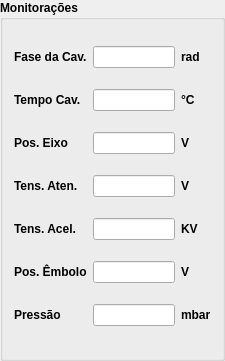
                    <widget class="QGroupBox" name="groupBox_11">
                     <property name="minimumSize">
                      <size>
                       <width>225</width>
                       <height>361</height>
                      </size>
                     </property>
                     <property name="maximumSize">
                      <size>
                       <width>225</width>
                       <height>361</height>
                      </size>
                     </property>
                     <property name="font">
                      <font>
                       <weight>75</weight>
                       <bold>true</bold>
                      </font>
                     </property>
                     <property name="title">
                      <string>Monitorações</string>
                     </property>
                     <layout class="QGridLayout" name="gridLayout_8">
                      <item row="0" column="0">
                       <widget class="PyDMLabel" name="PyDMLabel_62">
                        <property name="toolTip">
                         <string/>
                        </property>
                        <property name="whatsThis">
                         <string/>
                        </property>
                        <property name="text">
                         <string>Fase da Cav.</string>
                        </property>
                       </widget>
                      </item>
                      <item row="0" column="1">
                       <widget class="PyDMLineEdit" name="le_phase_cav_a_2">
                        <property name="toolTip">
                         <string/>
                        </property>
                        <property name="whatsThis">
                         <string>
    Writeable text field to send and display channel values
    </string>
                        </property>
                        <property name="readOnly">
                         <bool>true</bool>
                        </property>
                       </widget>
                      </item>
                      <item row="0" column="2">
                       <widget class="PyDMLabel" name="PyDMLabel_63">
                        <property name="font">
                         <font>
                          <weight>75</weight>
                          <bold>true</bold>
                         </font>
                        </property>
                        <property name="toolTip">
                         <string/>
                        </property>
                        <property name="whatsThis">
                         <string/>
                        </property>
                        <property name="text">
                         <string>rad</string>
                        </property>
                       </widget>
                      </item>
                      <item row="1" column="0">
                       <widget class="PyDMLabel" name="PyDMLabel_64">
                        <property name="toolTip">
                         <string/>
                        </property>
                        <property name="whatsThis">
                         <string/>
                        </property>
                        <property name="text">
                         <string>Tempo Cav.</string>
                        </property>
                       </widget>
                      </item>
                      <item row="1" column="1">
                       <widget class="PyDMLineEdit" name="le_time_cav_a_2">
                        <property name="toolTip">
                         <string/>
                        </property>
                        <property name="whatsThis">
                         <string>
    Writeable text field to send and display channel values
    </string>
                        </property>
                        <property name="readOnly">
                         <bool>true</bool>
                        </property>
                       </widget>
                      </item>
                      <item row="1" column="2">
                       <widget class="PyDMLabel" name="PyDMLabel_65">
                        <property name="font">
                         <font>
                          <weight>75</weight>
                          <bold>true</bold>
                         </font>
                        </property>
                        <property name="toolTip">
                         <string/>
                        </property>
                        <property name="whatsThis">
                         <string/>
                        </property>
                        <property name="text">
                         <string>°C</string>
                        </property>
                       </widget>
                      </item>
                      <item row="2" column="0">
                       <widget class="PyDMLabel" name="PyDMLabel_66">
                        <property name="toolTip">
                         <string/>
                        </property>
                        <property name="whatsThis">
                         <string/>
                        </property>
                        <property name="text">
                         <string>Pos. Eixo</string>
                        </property>
                       </widget>
                      </item>
                      <item row="2" column="1">
                       <widget class="PyDMLineEdit" name="le_pos_axis_a_2">
                        <property name="toolTip">
                         <string/>
                        </property>
                        <property name="whatsThis">
                         <string>
    Writeable text field to send and display channel values
    </string>
                        </property>
                        <property name="readOnly">
                         <bool>true</bool>
                        </property>
                       </widget>
                      </item>
                      <item row="2" column="2">
                       <widget class="PyDMLabel" name="PyDMLabel_67">
                        <property name="font">
                         <font>
                          <weight>75</weight>
                          <bold>true</bold>
                         </font>
                        </property>
                        <property name="toolTip">
                         <string/>
                        </property>
                        <property name="whatsThis">
                         <string/>
                        </property>
                        <property name="text">
                         <string>V</string>
                        </property>
                       </widget>
                      </item>
                      <item row="3" column="0">
                       <widget class="PyDMLabel" name="PyDMLabel_68">
                        <property name="toolTip">
                         <string/>
                        </property>
                        <property name="whatsThis">
                         <string/>
                        </property>
                        <property name="text">
                         <string>Tens. Aten.</string>
                        </property>
                       </widget>
                      </item>
                      <item row="3" column="1">
                       <widget class="PyDMLineEdit" name="le_aten_voltage_a_2">
                        <property name="toolTip">
                         <string/>
                        </property>
                        <property name="whatsThis">
                         <string>
    Writeable text field to send and display channel values
    </string>
                        </property>
                        <property name="readOnly">
                         <bool>true</bool>
                        </property>
                       </widget>
                      </item>
                      <item row="3" column="2">
                       <widget class="PyDMLabel" name="PyDMLabel_69">
                        <property name="font">
                         <font>
                          <weight>75</weight>
                          <bold>true</bold>
                         </font>
                        </property>
                        <property name="toolTip">
                         <string/>
                        </property>
                        <property name="whatsThis">
                         <string/>
                        </property>
                        <property name="text">
                         <string>V</string>
                        </property>
                       </widget>
                      </item>
                      <item row="4" column="0">
                       <widget class="PyDMLabel" name="PyDMLabel_70">
                        <property name="toolTip">
                         <string/>
                        </property>
                        <property name="whatsThis">
                         <string/>
                        </property>
                        <property name="text">
                         <string>Tens. Acel.</string>
                        </property>
                       </widget>
                      </item>
                      <item row="4" column="1">
                       <widget class="PyDMLineEdit" name="le_accel_voltage_a_2">
                        <property name="toolTip">
                         <string/>
                        </property>
                        <property name="whatsThis">
                         <string>
    Writeable text field to send and display channel values
    </string>
                        </property>
                        <property name="readOnly">
                         <bool>true</bool>
                        </property>
                       </widget>
                      </item>
                      <item row="4" column="2">
                       <widget class="PyDMLabel" name="PyDMLabel_71">
                        <property name="font">
                         <font>
                          <weight>75</weight>
                          <bold>true</bold>
                         </font>
                        </property>
                        <property name="toolTip">
                         <string/>
                        </property>
                        <property name="whatsThis">
                         <string/>
                        </property>
                        <property name="text">
                         <string>KV</string>
                        </property>
                       </widget>
                      </item>
                      <item row="5" column="0">
                       <widget class="PyDMLabel" name="PyDMLabel_72">
                        <property name="toolTip">
                         <string/>
                        </property>
                        <property name="whatsThis">
                         <string/>
                        </property>
                        <property name="text">
                         <string>Pos. Êmbolo</string>
                        </property>
                       </widget>
                      </item>
                      <item row="5" column="1">
                       <widget class="PyDMLineEdit" name="le_emb_position_a_2">
                        <property name="toolTip">
                         <string/>
                        </property>
                        <property name="whatsThis">
                         <string>
    Writeable text field to send and display channel values
    </string>
                        </property>
                        <property name="readOnly">
                         <bool>true</bool>
                        </property>
                       </widget>
                      </item>
                      <item row="5" column="2">
                       <widget class="PyDMLabel" name="PyDMLabel_73">
                        <property name="font">
                         <font>
                          <weight>75</weight>
                          <bold>true</bold>
                         </font>
                        </property>
                        <property name="toolTip">
                         <string/>
                        </property>
                        <property name="whatsThis">
                         <string/>
                        </property>
                        <property name="text">
                         <string>V</string>
                        </property>
                       </widget>
                      </item>
                      <item row="6" column="0">
                       <widget class="PyDMLabel" name="PyDMLabel_74">
                        <property name="toolTip">
                         <string/>
                        </property>
                        <property name="whatsThis">
                         <string/>
                        </property>
                        <property name="text">
                         <string>Pressão</string>
                        </property>
                       </widget>
                      </item>
                      <item row="6" column="1">
                       <widget class="PyDMLineEdit" name="le_pressure_a_2">
                        <property name="toolTip">
                         <string/>
                        </property>
                        <property name="whatsThis">
                         <string>
    Writeable text field to send and display channel values
    </string>
                        </property>
                        <property name="readOnly">
                         <bool>true</bool>
                        </property>
                       </widget>
                      </item>
                      <item row="6" column="2">
                       <widget class="PyDMLabel" name="PyDMLabel_75">
                        <property name="font">
                         <font>
                          <weight>75</weight>
                          <bold>true</bold>
                         </font>
                        </property>
                        <property name="toolTip">
                         <string/>
                        </property>
                        <property name="whatsThis">
                         <string/>
                        </property>
                        <property name="text">
                         <string>mbar</string>
                        </property>
                       </widget>
                      </item>
                     </layout>
                    </widget>
